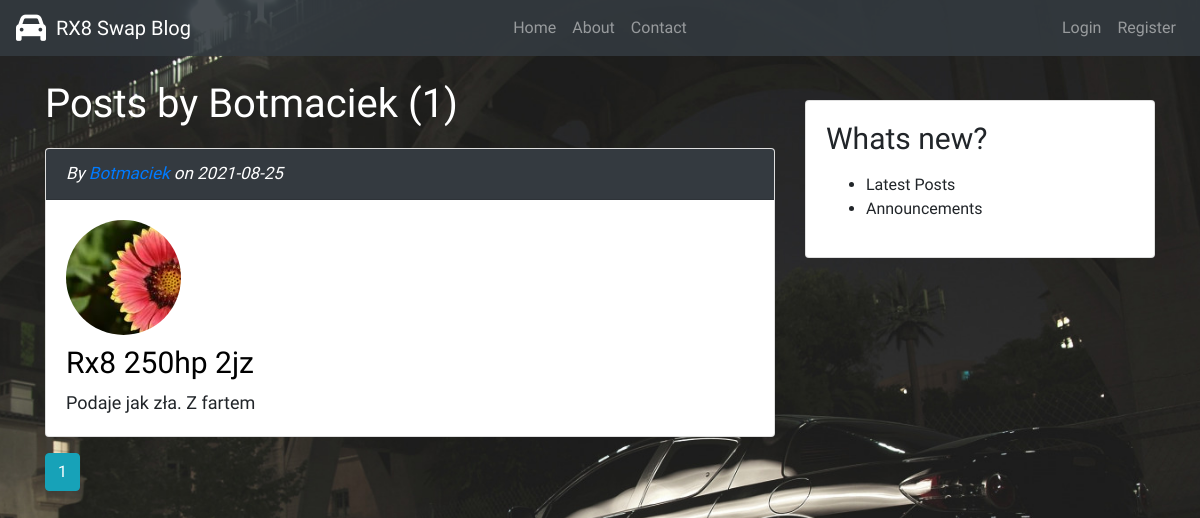
/user/Botmaciek, run on an earlier commit of the app's database.
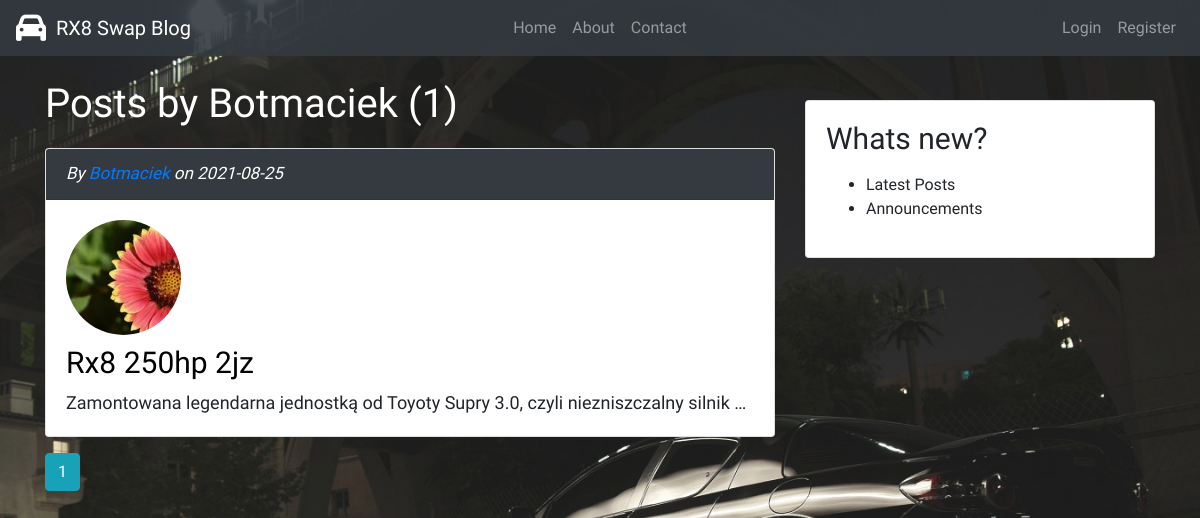
And on a later commit of the database.
### flaskblog/models.py (models this page shows, shortened)
class Post(db.Model):
	id = db.Column(db.Integer, primary_key=True)
	title = db.Column(db.String(100), nullable=False)
	date_posted = db.Column(db.DateTime, nullable=False, default=datetime.utcnow)
	content = db.Column(db.Text, nullable=False)
	user_id = db.Column(db.Integer, db.ForeignKey('user.id'), nullable=False)

class User(db.Model, UserMixin):
	id = db.Column(db.Integer, primary_key=True)
	username = db.Column(db.String(20), unique=True, nullable=False)
	email = db.Column(db.String(120), unique=True, nullable=False)
	image_file = db.Column(db.String(20), nullable=False, default='default.jpg')
	password = db.Column(db.String(60), nullable=False)
	posts = db.relationship('Post', backref='author', lazy=True)

### flaskblog/routes.py (the view)
@app.route("/user/<string:username>")
def user_posts(username):
	page = request.args.get('page', 1, type=int)
	user = User.query.filter_by(username=username).first_or_404()
	posts = Post.query.filter_by(author=user)\
		.order_by(Post.date_posted.desc())\
		.paginate(page=page, per_page=4)
	return render_template('user_posts.html', title='Home', posts=posts, user=user)

### flaskblog/Templates/user_posts.html
{% extends "layout.html" %}
{% block content %}
	<h1 class="mb-3 text-white">Posts by {{ user.username }} ({{ posts.total }})</h1>
	{% for post in posts.items %}
		<div class="card text-black mb-3" style="min-width: 4vw;">
			<div class="card-header">By <a href="{{ url_for('user_posts', username=post.author.username) }}">{{ post.author.username }}</a> on {{ post.date_posted.strftime('%Y-%m-%d') }}</div>
				<div class="card-body clearfix">
					<img class="rounded-circle article-img pull-left" src="{{ url_for('static', filename='profile_pics/' + post.author.image_file) }}">
					<div class="card-main-content">
					<h5><a class="card-title" href="{{ url_for('post', post_id=post.id) }}">{{ post.title }}</a></h5>
					<p class="card-text text-truncate">{{ post.content }}</p>
					</div>
				</div>
		</div>
	{% endfor %}
	{% for page_num in posts.iter_pages(left_edge=1, right_edge=1, left_current=1, right_current=2) %}
		{% if page_num %}
			{% if posts.page == page_num %}
				<a class="btn btn-info mb-4" href="{{ url_for('user_posts', username=user.username, page=page_num) }}">{{ page_num }}</a>
			{% else %}
				<a class="btn btn-outline-info mb-4" href="{{ url_for('user_posts', username=user.username, page=page_num) }}">{{ page_num }}</a>
			{% endif %}
		{% else %}
			...
		{% endif %}
	{% endfor %}
{% endblock content %}

What changed in the data, as far as the page shows it:
changed Post "Rx8 250hp 2jz": content "Podaje jak zła. Z fartem" → "Zamontowana legendarna jednostką od Toyoty Supry 3.0, czyli niezniszczalny silnik…"
